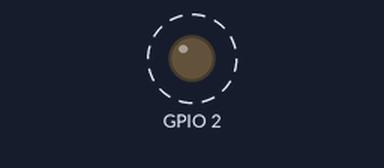
The sketch below on a simulated ESP8266 (NodeMCU). On the bench: output pins drawn as LEDs (lit = HIGH, except the on-board LED, lit = LOW). Dashed ring = blinking.

Above: at 0.2 s.
Timing chart, 0 to 3.0 s (numbered marks = the images above):
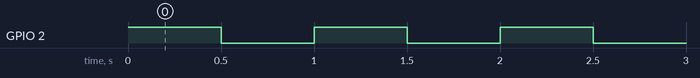

The sketch:

blink.ino
```cpp
// blink.ino

#include <ESP8266WiFi.h>

void setup() {
  pinMode(BUILTIN_LED, OUTPUT);
}

void loop() {
  digitalWrite(BUILTIN_LED, HIGH);
    // Turn the LED off by making the voltage HIGH
  delay(500);
  digitalWrite(BUILTIN_LED, LOW);
    // Turn the LED on (Note that LOW is the voltage level
    // but actually the LED is on; this is because
    // it is acive low on the ESP-01)
  delay(500);
}
```

Measured:
- by itself, GPIO 2: alternates HIGH for 0.50 s and LOW for 0.50 s
